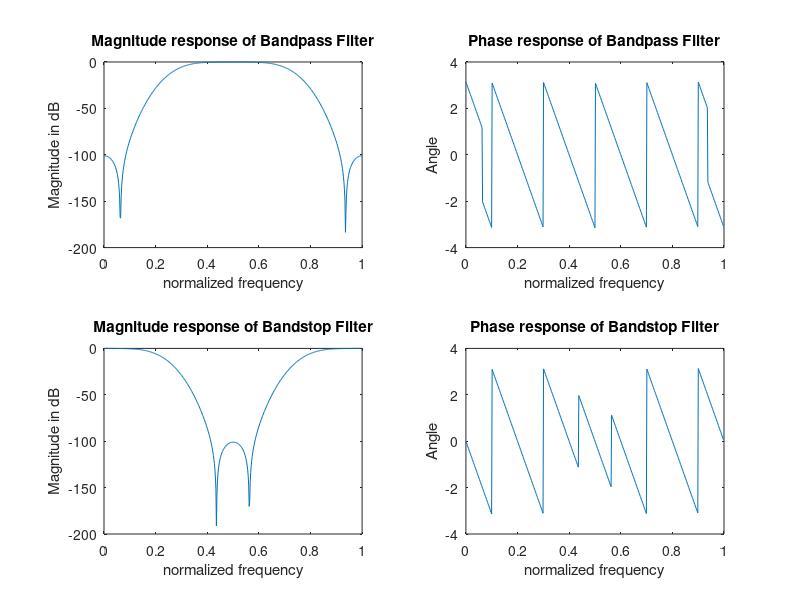
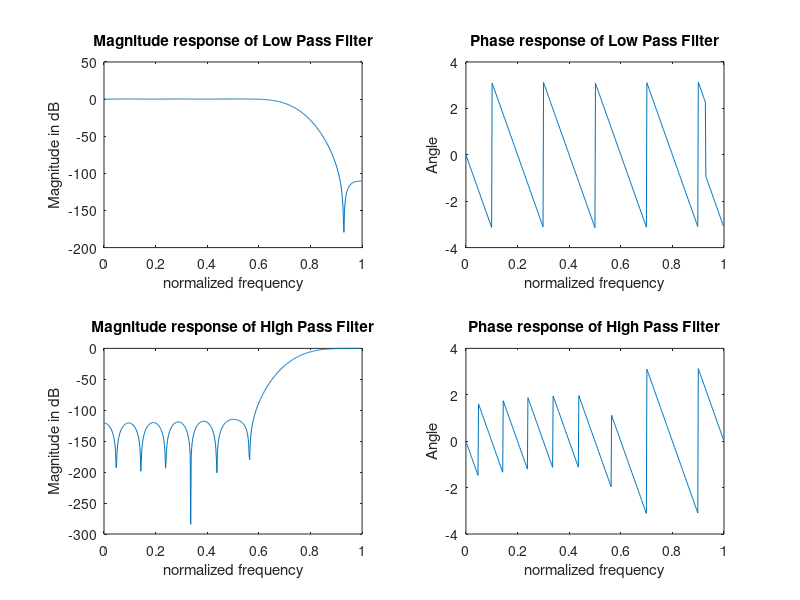

These figures' MATLAB source, in order:
clc
clear all
close all

n=20;
%user can choose the window by changing the 'window' variable below. 
window = hamming(n+1);

%bandpass
b=fir1(n, [0.25 0.75], 'bandpass', window);
[H1,w] = freqz(b,1);

figure(1)
subplot(2,2,1);
plot(w/pi, 20*log(abs(H1)));
xlabel("normalized frequency");
ylabel("Magnitude in dB");
title ("Magnitude response of Bandpass Filter");

subplot(2,2,2);
plot(w/pi, angle(H1));
xlabel("normalized frequency");
ylabel("Angle");
title("Phase response of Bandpass Filter");

%bandstop
b2=fir1(n, [0.25 0.75], 'stop', window);
[H2,w] = freqz(b2,1);

subplot(2,2,3);
plot(w/pi, 20*log(abs(H2)));
xlabel("normalized frequency");
ylabel("Magnitude in dB");
title ("Magnitude response of Bandstop Filter");

subplot(2,2,4);
plot(w/pi, angle(H2));
xlabel("normalized frequency");
ylabel("Angle");
title("Phase response of Bandstop Filter");

%lowpass

figure(2)
b3=fir1(n, [0.75], 'low', window);
[H3,w] = freqz(b3,1);

subplot(2,2,1);
plot(w/pi, 20*log(abs(H3)));
xlabel("normalized frequency");
ylabel("Magnitude in dB");
title ("Magnitude response of Low Pass Filter");

subplot(2,2,2);
plot(w/pi, angle(H3));
xlabel("normalized frequency");
ylabel("Angle");
title("Phase response of Low Pass Filter");

b4=fir1(n, [0.75], 'high', window);
[H4,w] = freqz(b4,1);

subplot(2,2,3);
plot(w/pi, 20*log(abs(H4)));
xlabel("normalized frequency");
ylabel("Magnitude in dB");
title ("Magnitude response of High Pass Filter");

subplot(2,2,4);
plot(w/pi, angle(H4));
xlabel("normalized frequency");
ylabel("Angle");
title("Phase response of High Pass Filter");